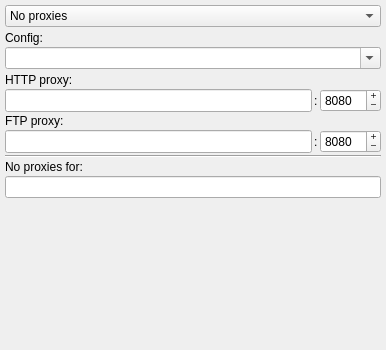
<ui version="4.0" >
 <author></author>
 <comment></comment>
 <exportmacro></exportmacro>
 <class>ProxiesPageBase</class>
 <widget class="QWidget" name="ProxiesPageBase" >
  <property name="geometry" >
   <rect>
    <x>0</x>
    <y>0</y>
    <width>386</width>
    <height>350</height>
   </rect>
  </property>
  <property name="windowTitle" >
   <string>Proxy Settings</string>
  </property>
  <layout class="QVBoxLayout" >
   <property name="margin" >
    <number>5</number>
   </property>
   <property name="spacing" >
    <number>4</number>
   </property>
   <item>
    <widget class="QComboBox" name="type" >
     <item>
      <property name="text" >
       <string>No proxies</string>
      </property>
     </item>
     <item>
      <property name="text" >
       <string>Auto configure proxies</string>
      </property>
     </item>
     <item>
      <property name="text" >
       <string>Set proxies</string>
      </property>
     </item>
    </widget>
   </item>
   <item>
    <widget class="QFrame" name="autopanel" >
     <property name="frameShape" >
      <enum>QFrame::NoFrame</enum>
     </property>
     <property name="frameShadow" >
      <enum>QFrame::Raised</enum>
     </property>
     <layout class="QVBoxLayout" >
      <property name="margin" >
       <number>0</number>
      </property>
      <property name="spacing" >
       <number>2</number>
      </property>
      <item>
       <widget class="QLabel" name="autoconfig_label" >
        <property name="text" >
         <string>Config:</string>
        </property>
       </widget>
      </item>
      <item>
       <widget class="QComboBox" name="autoconfig" >
        <property name="sizePolicy" >
         <sizepolicy>
          <hsizetype>7</hsizetype>
          <vsizetype>0</vsizetype>
          <horstretch>0</horstretch>
          <verstretch>0</verstretch>
         </sizepolicy>
        </property>
        <property name="editable" >
         <bool>true</bool>
        </property>
       </widget>
      </item>
     </layout>
    </widget>
   </item>
   <item>
    <widget class="QFrame" name="setpanel" >
     <property name="frameShape" >
      <enum>QFrame::NoFrame</enum>
     </property>
     <property name="frameShadow" >
      <enum>QFrame::Raised</enum>
     </property>
     <layout class="QGridLayout" >
      <property name="margin" >
       <number>0</number>
      </property>
      <property name="spacing" >
       <number>2</number>
      </property>
      <item row="3" column="3" >
       <widget class="QSpinBox" name="ftp_port" >
        <property name="sizePolicy" >
         <sizepolicy>
          <hsizetype>4</hsizetype>
          <vsizetype>5</vsizetype>
          <horstretch>0</horstretch>
          <verstretch>0</verstretch>
         </sizepolicy>
        </property>
        <property name="buttonSymbols" >
         <enum>QAbstractSpinBox::PlusMinus</enum>
        </property>
        <property name="maximum" >
         <number>65535</number>
        </property>
        <property name="minimum" >
         <number>1</number>
        </property>
        <property name="value" >
         <number>8080</number>
        </property>
       </widget>
      </item>
      <item row="5" column="0" colspan="4" >
       <widget class="QLabel" name="noproxies_label" >
        <property name="text" >
         <string>No proxies for:</string>
        </property>
       </widget>
      </item>
      <item row="1" column="2" >
       <widget class="QLabel" name="label" >
        <property name="sizePolicy" >
         <sizepolicy>
          <hsizetype>4</hsizetype>
          <vsizetype>5</vsizetype>
          <horstretch>0</horstretch>
          <verstretch>0</verstretch>
         </sizepolicy>
        </property>
        <property name="text" >
         <string>:</string>
        </property>
       </widget>
      </item>
      <item row="3" column="0" colspan="2" >
       <widget class="QLineEdit" name="ftp_host" >
        <property name="sizePolicy" >
         <sizepolicy>
          <hsizetype>7</hsizetype>
          <vsizetype>5</vsizetype>
          <horstretch>0</horstretch>
          <verstretch>0</verstretch>
         </sizepolicy>
        </property>
       </widget>
      </item>
      <item row="3" column="2" >
       <widget class="QLabel" name="label_2" >
        <property name="sizePolicy" >
         <sizepolicy>
          <hsizetype>4</hsizetype>
          <vsizetype>5</vsizetype>
          <horstretch>0</horstretch>
          <verstretch>0</verstretch>
         </sizepolicy>
        </property>
        <property name="text" >
         <string>:</string>
        </property>
       </widget>
      </item>
      <item row="1" column="0" colspan="2" >
       <widget class="QLineEdit" name="http_host" >
        <property name="sizePolicy" >
         <sizepolicy>
          <hsizetype>7</hsizetype>
          <vsizetype>5</vsizetype>
          <horstretch>0</horstretch>
          <verstretch>0</verstretch>
         </sizepolicy>
        </property>
       </widget>
      </item>
      <item row="4" column="0" colspan="4" >
       <widget class="Line" name="Line1" >
        <property name="orientation" >
         <enum>Qt::Horizontal</enum>
        </property>
       </widget>
      </item>
      <item row="2" column="0" colspan="4" >
       <widget class="QLabel" name="ftp_label" >
        <property name="text" >
         <string>FTP proxy:</string>
        </property>
       </widget>
      </item>
      <item row="1" column="3" >
       <widget class="QSpinBox" name="http_port" >
        <property name="sizePolicy" >
         <sizepolicy>
          <hsizetype>4</hsizetype>
          <vsizetype>5</vsizetype>
          <horstretch>0</horstretch>
          <verstretch>0</verstretch>
         </sizepolicy>
        </property>
        <property name="alignment" >
         <set>Qt::AlignLeading</set>
        </property>
        <property name="buttonSymbols" >
         <enum>QAbstractSpinBox::PlusMinus</enum>
        </property>
        <property name="maximum" >
         <number>65535</number>
        </property>
        <property name="minimum" >
         <number>1</number>
        </property>
        <property name="value" >
         <number>8080</number>
        </property>
       </widget>
      </item>
      <item row="0" column="0" colspan="4" >
       <widget class="QLabel" name="http_label" >
        <property name="text" >
         <string>HTTP proxy:</string>
        </property>
       </widget>
      </item>
      <item row="6" column="0" colspan="4" >
       <widget class="QLineEdit" name="noproxies" />
      </item>
     </layout>
    </widget>
   </item>
   <item>
    <spacer>
     <property name="orientation" >
      <enum>Qt::Vertical</enum>
     </property>
     <property name="sizeType" >
      <enum>QSizePolicy::Expanding</enum>
     </property>
     <property name="sizeHint" >
      <size>
       <width>20</width>
       <height>20</height>
      </size>
     </property>
    </spacer>
   </item>
  </layout>
 </widget>
 <pixmapfunction></pixmapfunction>
 <tabstops>
  <tabstop>type</tabstop>
  <tabstop>autoconfig</tabstop>
  <tabstop>http_host</tabstop>
  <tabstop>http_port</tabstop>
  <tabstop>ftp_host</tabstop>
  <tabstop>ftp_port</tabstop>
  <tabstop>noproxies</tabstop>
 </tabstops>
 <resources/>
 <connections/>
</ui>
